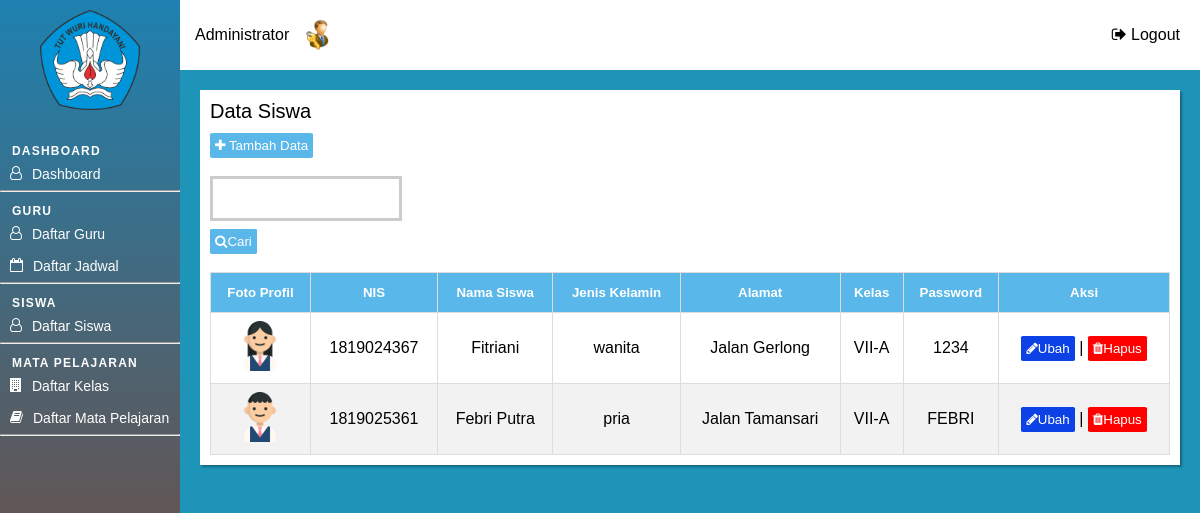
The page /admin/halaman_admin.php?page=siswa (signed in) on the database as committed earlier.
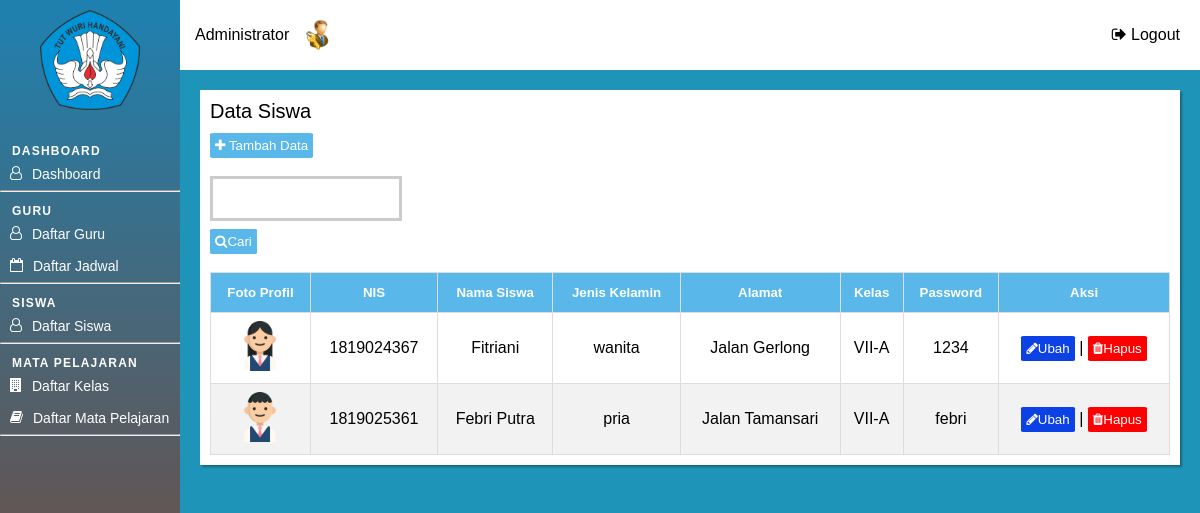
The same page on the database as committed later.
### tables this page shows
CREATE TABLE `tbl_siswa` (
  `id_siswa` int(11) NOT NULL,
  `nis` char(10) NOT NULL,
  `nama_siswa` varchar(50) NOT NULL,
  `jenis_kelamin` varchar(20) DEFAULT NULL,
  `alamat` varchar(100) DEFAULT NULL,
  `id_kelas` int(11) DEFAULT NULL,
  `foto_siswa` varchar(30) DEFAULT NULL,
  `password_siswa` varchar(50) NOT NULL
);

CREATE TABLE `tbl_kelas` (
  `id_kelas` int(11) NOT NULL,
  `kode_kelas` char(10) NOT NULL,
  `nama_kelas` varchar(30) NOT NULL
);

### admin/siswa/index.php (the view, shortened to what this page needs)
<div class="tabel-page">
	<div class="tabel-heading">
		Data Siswa
	</div>
	<div class="button-container">
		<button class="button-input" id="myBtn" onclick="show_modal(0)">
			<i class="fa fa-plus" aria-hidden="true"></i> Tambah Data
		</button>
	</div>
	<div class="search-box">
		<form method="GET" action="" autocomplete="off">
			<input type="text" name="keyword">
			<button class="button-input" id="myBtn" type="submit" name="cari">
			<i class="fa fa-search" aria-hidden="true"></i>Cari
			</button>
			<br><br>
		</form>
	</div>
	<table id="list-data" class="display">
		<thead>
			<tr>
                <th><h5>Foto Profil</h5></th>
				<th><h5>NIS</h5></th>
				<th><h5>Nama Siswa</h5></th>
				<th><h5>Jenis Kelamin</h5></th>
                <th><h5>Alamat</h5></th>
				<th><h5>Kelas</h5></th>
                <th><h5>Password</h5></th>
				<th><h5>Aksi</h5></th>
			</tr>
		</thead>
		<?php
		include "../config/koneksi.php";
		if(isset($_GET['cari'])) {
			$keyword = $_GET['keyword'];
			$query = "SELECT * FROM tbl_siswa as s INNER JOIN tbl_kelas as k ON k.id_kelas = s.id_kelas
						  WHERE
						  nis LIKE '%$keyword%' OR
						  nama_siswa LIKE '%$keyword%' OR
						  jenis_kelamin LIKE '%$keyword%' OR
						  alamat LIKE '%$keyword' OR
						  nama_kelas LIKE '%$keyword%'";
			} else {
		$query = "SELECT * FROM tbl_siswa as s INNER JOIN tbl_kelas as k ON k.id_kelas = s.id_kelas";
			}
		$result = $conn -> query($query)or die(mysqli_error($conn));
			if (mysqli_num_rows($result) > 0) {
				$i = 1;
		    	while($row = mysqli_fetch_assoc($result)) {
		?>
		        <tr>
                    <td><img src="../assets/img/<?= $row["foto_siswa"]; ?>" width="50"</td>
		        	<td><?php echo $row["nis"];?></td>
		        	<td><?php echo $row["nama_siswa"];?></td>
		        	<td><?php echo $row["jenis_kelamin"];?></td>
		        	<td><?php echo $row["alamat"];?></td>
                    <td><?php echo $row["nama_kelas"];?></td>
                    <td><?php echo $row["password_siswa"];?></td>
		        	<td>
		        		<button class="button-edit" onclick="show_modal(<?php echo $i?>)">
							<i class="fa fa-pencil" aria-hidden="true"></i>Ubah
						</button> |
                        <a href='javascript:hapusDataSws("<?php echo $row['id_siswa']?>","<?php echo $row['id_kelas']?>")'>
		        			<button class="button-delete">
								<i class="fa fa-trash" aria-hidden="true"></i>Hapus
							</button>
		        		</a>
		        	</td>
		        </tr>
		<?php
				$i++;
		    	}
			}
			else {
		    		echo "0 results";
			}
		?>
	</table>
</div>

### admin/halaman_admin.php (shortened to what this page needs)
<!DOCTYPE html>
	<head>
		<link rel="stylesheet" href="https://cdnjs.cloudflare.com/ajax/libs/font-awesome/4.7.0/css/font-awesome.min.css">
		<link rel="stylesheet" href="../assets/css/halaman_admin.css">
		<link rel="stylesheet" href="../assets/css/tabel.css">
		<link rel="stylesheet" href="../assets/css/dashboard.css">
		<link rel="stylesheet" href="../assets/css/modal.css">
	</head>
	<body>
        <div class="container">
            <div id="page-h" class="page-header">
                <div class="page-logo">
                    <img class="logo" src="../assets/img/logo.png"/ >
                </div>
                <h3 class="menu-heading">Dashboard</h3>
                <a href="?page=dashboard"><i class="fa fa-user-o fa-icon" aria-hidden="true"></i>Dashboard</a>
                <hr>
                <h3 class="menu-heading">Guru</h3>
                <a href="?page=guru"><i class="fa fa-user-o fa-icon" aria-hidden="true"></i>Daftar Guru</a>
                <a href="?page=jadwal_mengajar"><i class="fa fa-calendar-o fa-icon" aria-hidden="true"></i></i>Daftar Jadwal</a>
                <hr>
                <h3 class="menu-heading">Siswa</h3>
                <a href="?page=siswa"><i class="fa fa-user-o fa-icon" aria-hidden="true"></i>Daftar Siswa</a>
                <hr>
                <h3 class="menu-heading">Mata Pelajaran</h3>
                <a href="?page=kelas"><i class="fa fa-building fa-icon" aria-hidden="true"></i>Daftar Kelas</a>
                <a href="?page=mapel"><i class="fa fa-book fa-icon" aria-hidden="true"></i>Daftar Mata Pelajaran</a>
                <hr>
            </div>
            <div class="page-content">
			<div class="content-header">
				<span>Administrator</span>
				<img src="../assets/img/admin2.png" class="icon" />
				<div class="admin-icon">
				<a class="link" href="logout.php">
					<i class="fa fa-sign-out" aria-hidden="true"></i>
					<span>Logout</span>
				</a>
				</div>
			</div>
            <div class="content">
                <?php
                    if(isset($_GET['page'])) {
                        $page = $_GET['page'];
                        switch($page) {
                        case "siswa":
                            include "siswa/index.php";
                            break;
                        }
                    }
                ?>
            </div>
        </div>
        </div>
    </body>
    </html>

### assets/css/halaman_admin.css (style rules this page uses)
* { padding: 0; margin: 0; box-sizing: border-box; }
a { text-decoration: none; }
.link { color: black; }
body { font: 16px sans-serif; }
.logo { width: 170px; }
.container { width: 100%; }
.page-header { position: fixed; margin :0; padding: 0; height: 100%; overflow: auto; width: 15%; background-image: linear-gradient(#1e81b0, #873e23) !important; }
.page-header a, .dropdown-btn { padding: 8px 0px 8px 10px; text-decoration: none; width: 100%; font-size: 14px; color: #FFFEFE; display: block; border: none; background: none; transition: 0.3s; outline: none; text-align: left; }
.page-logo { display: table; margin: 0 auto; margin-bottom: 20px; }
.page-logo .logo { width:100px; margin: 10px; }
.menu-heading { text-transform: uppercase; letter-spacing: 0.10em; font-size: 12px; margin-top: 12px; margin-left: 12px; color: #FFFEFE; }
.fa-icon { float:left; padding-right: 10px; }
.page-content { margin: 0; background-color: #1d94b8; height: 100%; width: 85%; position: absolute; right: 0; }
.icon { width: 40px; margin-left: 10px; }
.content-header { width: 100%; background-color: #FFFFFF; display: flex; align-items: center; padding: 15px 15px 15px 15px; }
.admin-icon { position: absolute; display: flex; align-items: center; right: 0; margin-right: 20px; }
.content { width: 100%; background-color: #1d94b8; padding: 20px 20px 20px 20px; }

### assets/css/tabel.css (style rules this page uses)
.tabel-page { background-color: #FFFF; box-shadow: 2px 2px 2px rgba(0, 0, 0,0.3); padding: 10px; width: 100%; height: auto; }
#list-data { font: 16px sans-serif; border-collapse: collapse; width: 100%; }
#list-data td, #list-data th { border: 1px solid #ddd; padding: 8px; text-align: center; }
#list-data tr:nth-child(even) { background-color: #f2f2f2; }
#list-data th { padding-top: 12px; padding-bottom: 12px; text-align: center; background-color: #59b7e9; color: white; }
.tabel-heading { font-size: 20px; margin-bottom: 10px; }
.button-container { margin-bottom: 10px; }
.button-input { background-color: #59b7e9; border-radius: 5%; padding : 5px; border: none; color: #FFFFFF; }
.button-delete { background-color: #FF0000; border-radius: 5%; padding : 5px; border: none; color: #FFFFFF; }
.button-edit { background-color: #0c42e5; border-radius: 5%; padding : 5px; border: none; color: #FFFFFF; }
.search-box { width: 20%; float: left; margin-right: 10%; }

### assets/css/modal.css (style rules this page uses)
input[type=text], input[type=password], input[type=number] { width: 100%; padding: 12px 10px; margin: 8px 0; box-sizing: border-box; border: 3px solid #ccc; outline: none; }

Rows that differ between the two databases and show on the page:
changed tbl_siswa "Febri Putra": password_siswa "FEBRI" → "febri"
